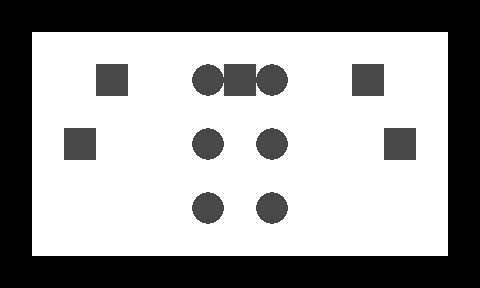

A level layout from a 2D game, rendered from its tile map. Below: a short description, then the map file with its tile-grid data intact:
An orthogonal 15x9 tile map with 32x32 px tiles, 2 tile layers (1, 2).

<map version="1.0" orientation="orthogonal" width="15" height="9" tilewidth="32" tileheight="32">
 <tileset firstgid="1" name="n_tiles1" tilewidth="32" tileheight="32">
  <image source="../../images/map/common/n_tiles1.png" width="128" height="64" />
 </tileset>
 <layer name="1" width="15" height="9">
  <data encoding="csv">
1,1,1,1,1,1,1,1,1,1,1,1,1,1,1,
1,1,1,1,1,1,1,1,1,1,1,1,1,1,1,
1,1,1,1,1,1,1,1,1,1,1,1,1,1,1,
1,1,1,1,1,1,1,1,1,1,1,1,1,1,1,
1,1,1,1,1,1,1,1,1,1,1,1,1,1,1,
1,1,1,1,1,1,1,1,1,1,1,1,1,1,1,
1,1,1,1,1,1,1,1,1,1,1,1,1,1,1,
1,1,1,1,1,1,1,1,1,1,1,1,1,1,1,
1,1,1,1,1,1,1,1,1,1,1,1,1,1,1
</data>
 </layer>
 <layer name="2" width="15" height="9">
  <data encoding="csv">
2,2,2,2,2,2,2,2,2,2,2,2,2,2,2,
2,0,0,0,0,0,0,0,0,0,0,0,0,0,2,
2,0,0,4,0,0,3,4,3,0,0,4,0,0,2,
2,0,0,0,0,0,0,0,0,0,0,0,0,0,2,
2,0,4,0,0,0,3,0,3,0,0,0,4,0,2,
2,0,0,0,0,0,0,0,0,0,0,0,0,0,2,
2,0,0,0,0,0,3,0,3,0,0,0,0,0,2,
2,0,0,0,0,0,0,0,0,0,0,0,0,0,2,
2,2,2,2,2,2,2,2,2,2,2,2,2,2,2
</data>
 </layer>
</map>